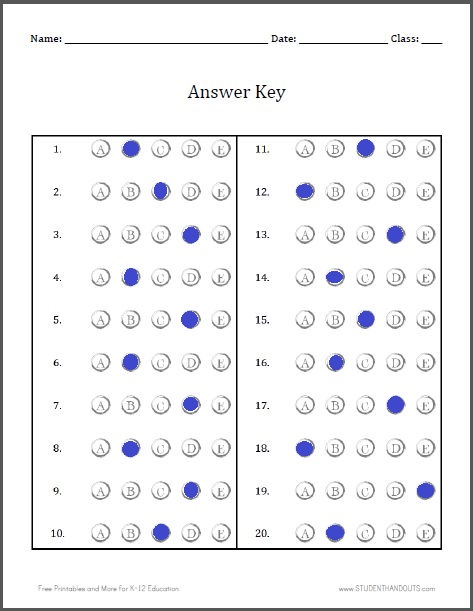
%> input picture tests/test1.jpg, 473 x 611 px
$ octave --eval "result = segmentImageCloseCircles(imread('tests/test1.jpg'));"   (GNU Octave 9; MATLAB toolbox functions it lacks are replaced by stand-ins)
%> lines starting %> are read from the running program, lines starting %| are printed output that depends on the picture; in (x1, y1, x2, y2) boxes, pixels count from 0 and x2, y2 are one past the last pixel; in counts of white or black regions, pixels touching at a corner belong together; the program's own positions count from 1
function [BW] = segmentImageCloseCircles(RGB)

% Threshold image with manual threshold
BW = im2gray(RGB) > 1.275000e+02;
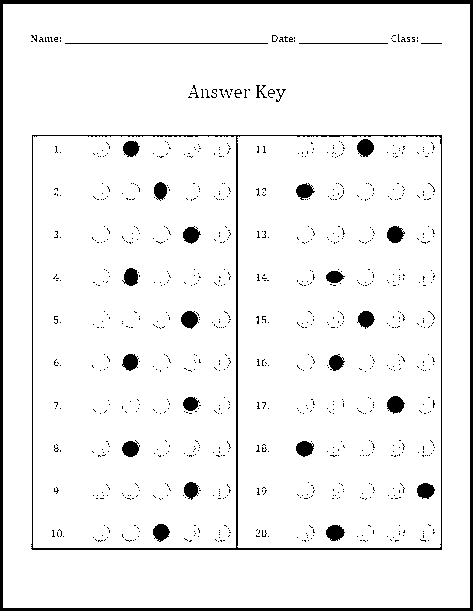
%> BW: size 611x473 logical; 94.2% white; 917 black regions (886 under 20 px), largest, box (x1, y1, x2, y2) and area: (0, 0, 473, 611) 6935, (31, 135, 442, 550) 3018, (387, 396, 405, 414) 230

% Close mask
radius = 5;
decomposition = 0;
se = strel('disk', radius, decomposition);
BW = imclose(BW, se);
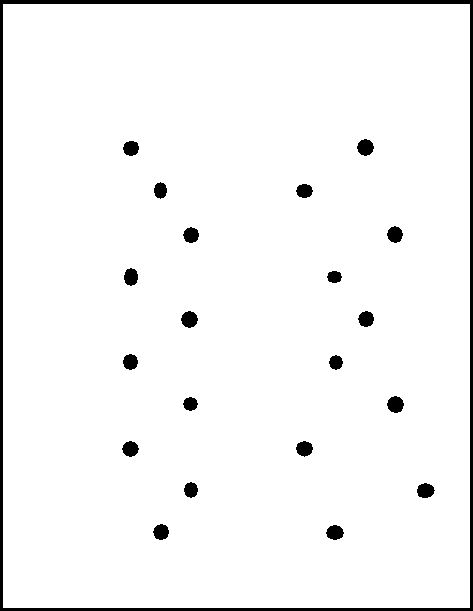
%> BW: size 611x473 logical; 96.3% white; 21 black regions, largest, box (x1, y1, x2, y2) and area: (0, 0, 473, 611) 6935, (387, 396, 404, 413) 216, (357, 139, 374, 156) 213


end

$ run again, on tests/test2.jpg
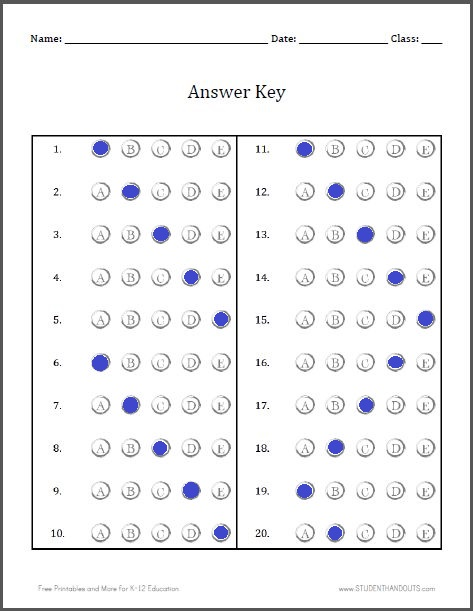
%> input picture tests/test2.jpg, 473 x 611 px
%> in segmentImageCloseCircles, `BW = im2gray(RGB) > 1.275000e+02;`:
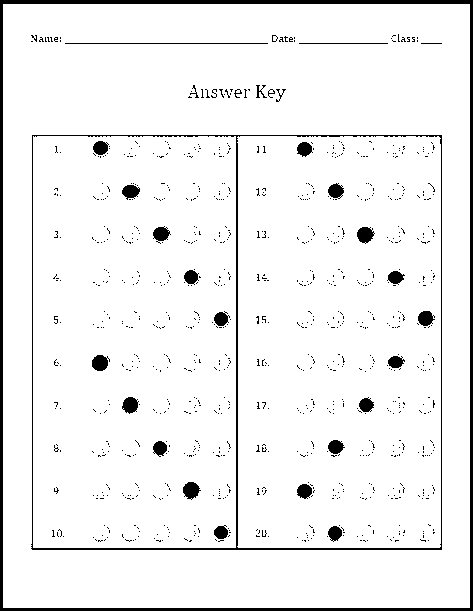
%> BW: size 611x473 logical; 94.4% white; 956 black regions (925 under 20 px), largest, box (x1, y1, x2, y2) and area: (0, 0, 473, 611) 6935, (31, 135, 442, 550) 3021, (183, 482, 201, 500) 218
%> in segmentImageCloseCircles, `BW = imclose(BW, se);`:
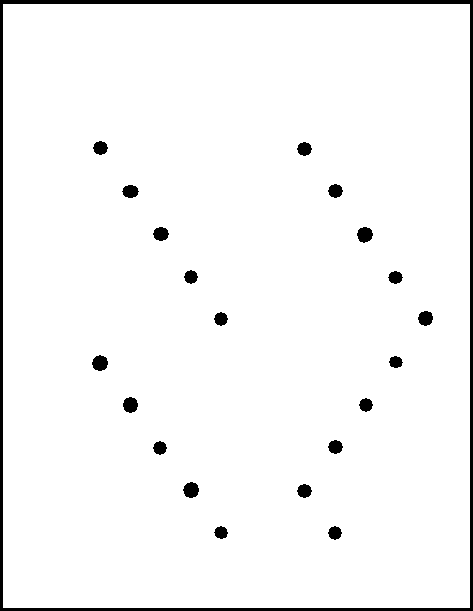
%> BW: size 611x473 logical; 96.5% white; 21 black regions, largest, box (x1, y1, x2, y2) and area: (0, 0, 473, 611) 6935, (92, 355, 108, 371) 193, (183, 482, 199, 498) 193

$ run again, on tests/test3.jpg
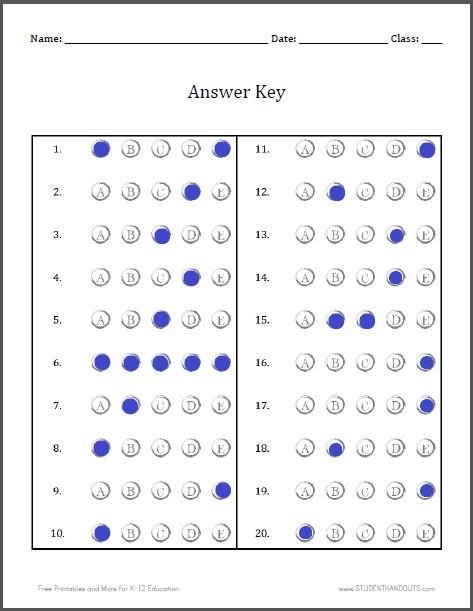
%> input picture tests/test3.jpg, 473 x 611 px
%> in segmentImageCloseCircles, `BW = im2gray(RGB) > 1.275000e+02;`:
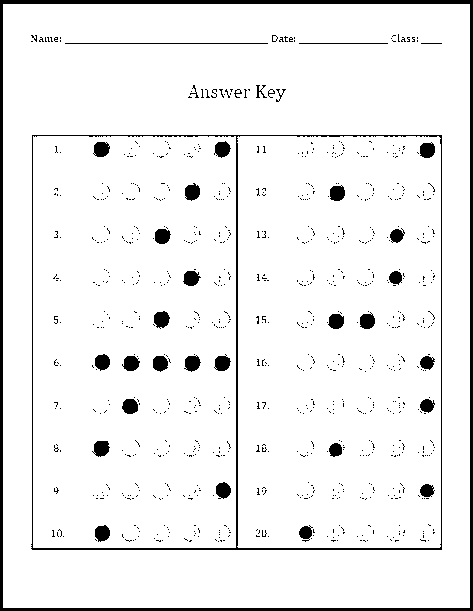
%> BW: size 611x473 logical; 94% white; 894 black regions (857 under 20 px), largest, box (x1, y1, x2, y2) and area: (0, 0, 473, 611) 6935, (31, 135, 442, 550) 3020, (154, 311, 170, 329) 208
%> in segmentImageCloseCircles, `BW = imclose(BW, se);`:
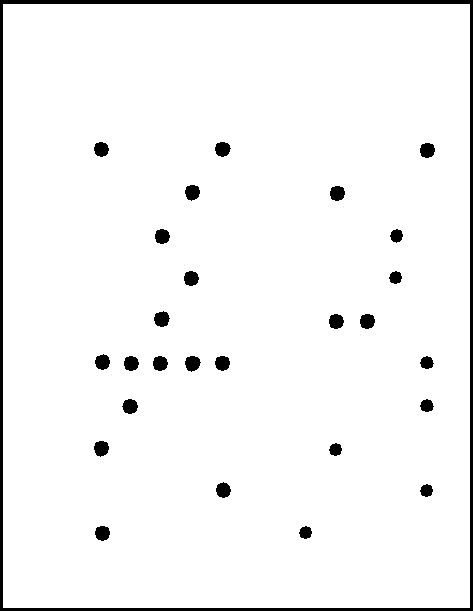
%> BW: size 611x473 logical; 96.1% white; 27 black regions, largest, box (x1, y1, x2, y2) and area: (0, 0, 473, 611) 6935, (154, 311, 170, 327) 189, (185, 356, 201, 372) 187

$ run again, on tests/test4.jpg
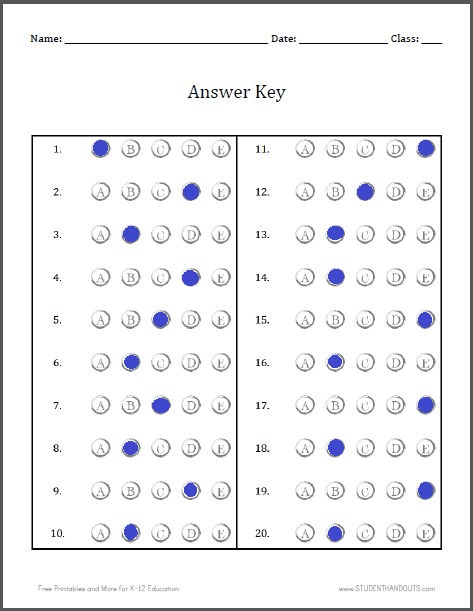
%> input picture tests/test4.jpg, 473 x 611 px
%> in segmentImageCloseCircles, `BW = im2gray(RGB) > 1.275000e+02;`:
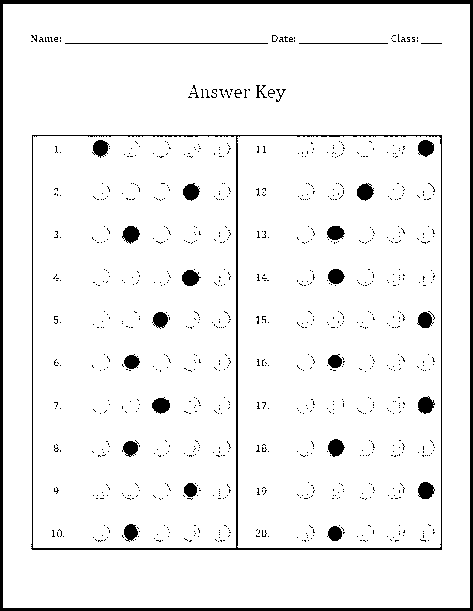
%> BW: size 611x473 logical; 94.3% white; 934 black regions (903 under 20 px), largest, box (x1, y1, x2, y2) and area: (0, 0, 473, 611) 6935, (31, 135, 442, 550) 3016, (122, 226, 140, 244) 219
%> in segmentImageCloseCircles, `BW = imclose(BW, se);`:
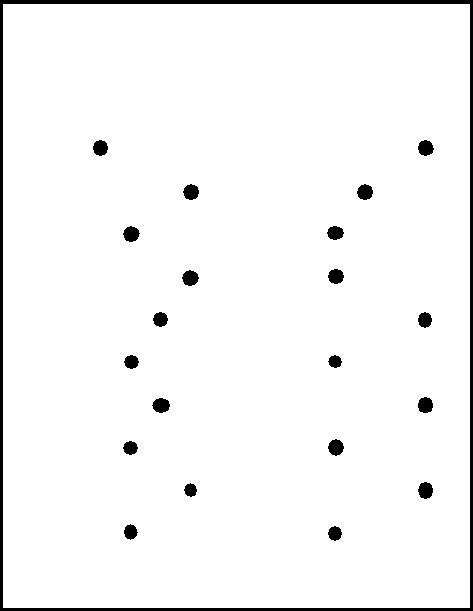
%> BW: size 611x473 logical; 96.4% white; 21 black regions, largest, box (x1, y1, x2, y2) and area: (0, 0, 473, 611) 6935, (152, 398, 170, 413) 200, (182, 270, 199, 286) 197
